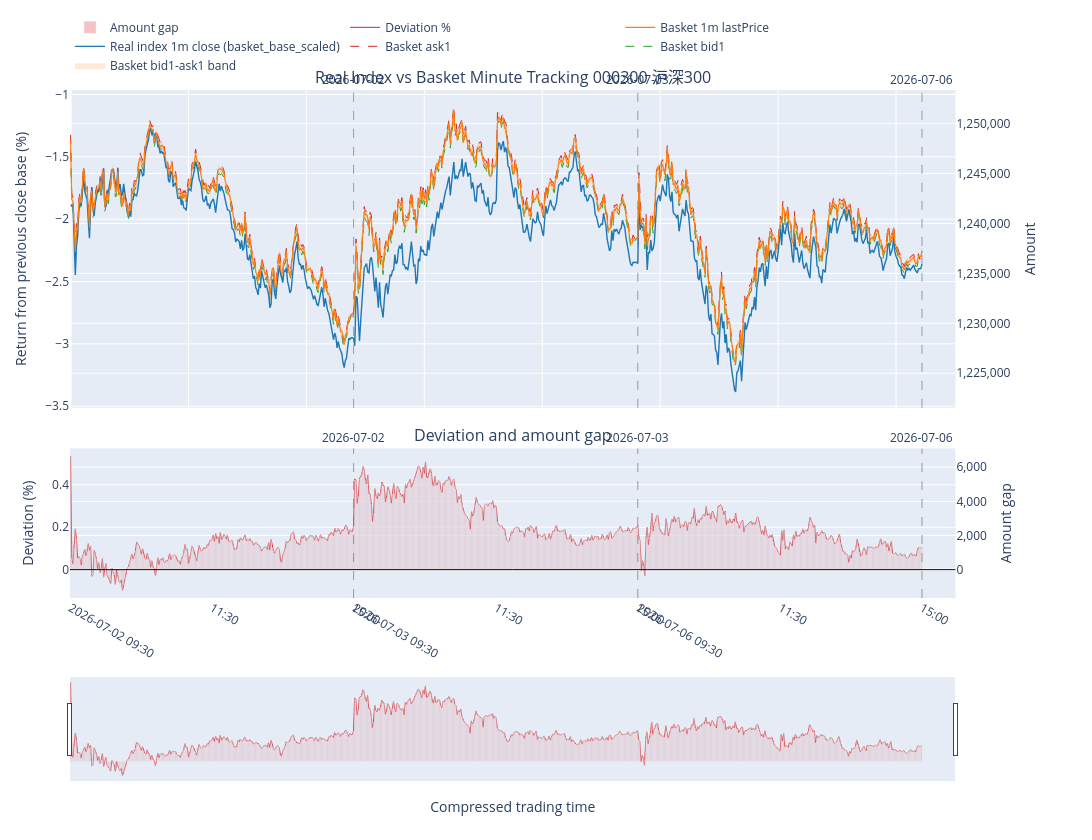

The notebook cell this image was saved under:
### Code cell
print("Baseline date:", baseline_date_dash)
print("Using ETF:", using_etf)
print("Weight source:", weight_source)
print("Close weight data date:", closeweight_data_date)
print("Fitting dates:", fitting_date_ls)
print("Rule file:", rule_file_path)
print("Apply corporate actions:", apply_corporate_actions_to_basket)
print("Real index price caliber:", real_index_price_caliber)
print("Real index amount mode:", real_index_amount_mode)
print("[Daily Tracking Stats]")
display(df_daily_tracking_stats[[
    "fitting_date",
    "diff_mean_pct",
    "diff_std_pct",
    "diff_max_positive_pct",
    "diff_max_negative_pct",
    "diff_pct95_pct",
    "n_minutes",
    "daily_dividend_cash",
    "cumulative_dividend_cash",
    "corporate_action_enabled",
    "real_index_base_price",
    "real_index_price_caliber",
    "real_index_amount_mode",
]])
print("[Quantity Adjustments]")
display(df_quantity_adjustments.head(20))
print("[Dividend Records]")
display(df_dividend_records.head(20))
display(outputs["matplotlib_fig"])
display(outputs["plotly_fig"])

### Figure 1 — Plotly figure (JSON) as saved in the notebook; plotly's stock layout.template omitted (floating-point values rounded to 4 significant figures; data arrays with more than 128 entries replaced by an {"elided": "..."} marker saying what was removed)
{"data": [{"hoverinfo": "skip", "line": {"width": 0}, "mode": "lines", "showlegend": false, "type": "scatter", "x": {"elided": "723 float values"}, "xaxis": "x", "y": {"elided": "723 float values"}, "yaxis": "y"}, {"customdata": {"elided": "723x1 str values"}, "fill": "tonexty", "fillcolor": "rgba(255,127,14,0.16)", "hovertemplate": "Time=%{customdata[0]}<extra></extra>", "line": {"width": 0}, "mode": "lines", "name": "Basket bid1-ask1 band", "type": "scatter", "x": {"elided": "723 float values"}, "xaxis": "x", "y": {"elided": "723 float values"}, "yaxis": "y"}, {"customdata": {"elided": "723x1 str values"}, "hovertemplate": "Time=%{customdata[0]}<br>Return=%{y:.4f}%<extra></extra>", "line": {"color": "#2ca02c", "dash": "dash", "width": 1}, "mode": "lines", "name": "Basket bid1", "type": "scatter", "x": {"elided": "723 float values"}, "xaxis": "x", "y": {"elided": "723 float values"}, "yaxis": "y"}, {"customdata": {"elided": "723x1 str values"}, "hovertemplate": "Time=%{customdata[0]}<br>Return=%{y:.4f}%<extra></extra>", "line": {"color": "#d62728", "dash": "dash", "width": 1}, "mode": "lines", "name": "Basket ask1", "type": "scatter", "x": {"elided": "723 float values"}, "xaxis": "x", "y": {"elided": "723 float values"}, "yaxis": "y"}, {"customdata": {"elided": "723x2 mixed values"}, "hovertemplate": "Time=%{customdata[0]}<br>Return=%{y:.4f}%<br>Amount=%{customdata[1]:,.2f}<extra></extra>", "line": {"color": "#1f77b4", "width": 1.4}, "mode": "lines", "name": "Real index 1m close (basket_base_scaled)", "type": "scatter", "x": {"elided": "723 float values"}, "xaxis": "x", "y": {"elided": "723 float values"}, "yaxis": "y"}, {"customdata": {"elided": "723x2 mixed values"}, "hovertemplate": "Time=%{customdata[0]}<br>Return=%{y:.4f}%<br>Amount=%{customdata[1]:,.2f}<extra></extra>", "line": {"color": "#ff7f0e", "width": 1.2}, "mode": "lines", "name": "Basket 1m lastPrice", "type": "scatter", "x": {"elided": "723 float values"}, "xaxis": "x", "y": {"elided": "723 float values"}, "yaxis": "y"}, {"hoverinfo": "skip", "line": {"width": 0}, "mode": "lines", "opacity": 0, "showlegend": false, "type": "scatter", "x": {"elided": "723 float values"}, "xaxis": "x", "y": {"elided": "723 float values"}, "yaxis": "y2"}, {"hoverinfo": "skip", "line": {"width": 0}, "mode": "lines", "opacity": 0, "showlegend": false, "type": "scatter", "x": {"elided": "723 float values"}, "xaxis": "x", "y": {"elided": "723 float values"}, "yaxis": "y2"}, {"customdata": {"elided": "723x2 mixed values"}, "hovertemplate": "Time=%{customdata[0]}<br>Deviation=%{y:.4f}%<br>Amount gap=%{customdata[1]:,.2f}<extra></extra>", "line": {"color": "#d62728", "width": 1}, "mode": "lines", "name": "Deviation %", "type": "scatter", "x": {"elided": "723 float values"}, "xaxis": "x2", "y": {"elided": "723 float values"}, "yaxis": "y3"}, {"customdata": {"elided": "723x1 str values"}, "hovertemplate": "Time=%{customdata[0]}<br>Amount gap=%{y:,.2f}<extra></extra>", "marker": {"color": "rgba(214,39,40,0.28)"}, "name": "Amount gap", "type": "bar", "x": {"elided": "723 float values"}, "xaxis": "x2", "y": {"elided": "723 float values"}, "yaxis": "y4"}], "layout": {"annotations": [{"font": {"size": 16}, "showarrow": false, "text": "Real Index vs Basket Minute Tracking 000300 沪深300", "x": 0.47, "xanchor": "center", "xref": "paper", "y": 1, "yanchor": "bottom", "yref": "paper"}, {"font": {"size": 16}, "showarrow": false, "text": "Deviation and amount gap", "x": 0.47, "xanchor": "center", "xref": "paper", "y": 0.2944, "yanchor": "bottom", "yref": "paper"}, {"showarrow": false, "text": "2026-07-02", "x": 240, "xanchor": "center", "xref": "x", "y": 1, "yanchor": "bottom", "yref": "y domain"}, {"showarrow": false, "text": "2026-07-02", "x": 240, "xanchor": "center", "xref": "x2", "y": 1, "yanchor": "bottom", "yref": "y3 domain"}, {"showarrow": false, "text": "2026-07-03", "x": 481, "xanchor": "center", "xref": "x", "y": 1, "yanchor": "bottom", "yref": "y domain"}, {"showarrow": false, "text": "2026-07-03", "x": 481, "xanchor": "center", "xref": "x2", "y": 1, "yanchor": "bottom", "yref": "y3 domain"}, {"showarrow": false, "text": "2026-07-06", "x": 722, "xanchor": "center", "xref": "x", "y": 1, "yanchor": "bottom", "yref": "y domain"}, {"showarrow": false, "text": "2026-07-06", "x": 722, "xanchor": "center", "xref": "x2", "y": 1, "yanchor": "bottom", "yref": "y3 domain"}], "height": 840, "hovermode": "x unified", "legend": {"orientation": "h", "x": 0, "xanchor": "left", "y": 1.02, "yanchor": "bottom"}, "margin": {"b": 60, "l": 70, "r": 80, "t": 90}, "shapes": [{"line": {"color": "rgba(120,120,120,0.7)", "dash": "dash", "width": 1}, "type": "line", "x0": 240, "x1": 240, "xref": "x", "y0": 0, "y1": 1, "yref": "y domain"}, {"line": {"color": "rgba(120,120,120,0.7)", "dash": "dash", "width": 1}, "type": "line", "x0": 240, "x1": 240, "xref": "x2", "y0": 0, "y1": 1, "yref": "y3 domain"}, {"line": {"color": "rgba(120,120,120,0.7)", "dash": "dash", "width": 1}, "type": "line", "x0": 481, "x1": 481, "xref": "x", "y0": 0, "y1": 1, "yref": "y domain"}, {"line": {"color": "rgba(120,120,120,0.7)", "dash": "dash", "width": 1}, "type": "line", "x0": 481, "x1": 481, "xref": "x2", "y0": 0, "y1": 1, "yref": "y3 domain"}, {"line": {"color": "rgba(120,120,120,0.7)", "dash": "dash", "width": 1}, "type": "line", "x0": 722, "x1": 722, "xref": "x", "y0": 0, "y1": 1, "yref": "y domain"}, {"line": {"color": "rgba(120,120,120,0.7)", "dash": "dash", "width": 1}, "type": "line", "x0": 722, "x1": 722, "xref": "x2", "y0": 0, "y1": 1, "yref": "y3 domain"}, {"line": {"color": "black", "width": 1}, "type": "line", "x0": 0, "x1": 1, "xref": "x2 domain", "y0": 0, "y1": 0, "yref": "y3"}], "width": 1350, "xaxis": {"anchor": "y", "domain": [0, 0.94], "matches": "x2", "showticklabels": false}, "xaxis2": {"anchor": "y3", "domain": [0, 0.94], "rangeslider": {"visible": true}, "tickmode": "array", "ticktext": ["2026-07-02\n09:30", "11:30", "15:00", "2026-07-03\n09:30", "11:30", "15:00", "2026-07-06\n09:30", "11:30", "15:00"], "tickvals": [0, 120, 240, 241, 361, 481, 482, 602, 722], "title": {"text": "Compressed trading time"}}, "yaxis": {"anchor": "x", "domain": [0.3744, 1], "title": {"text": "Return from previous close base (%)"}}, "yaxis2": {"anchor": "x", "overlaying": "y", "side": "right", "tickformat": ",.0f", "title": {"text": "Amount"}}, "yaxis3": {"anchor": "x2", "domain": [0, 0.2944], "title": {"text": "Deviation (%)"}}, "yaxis4": {"anchor": "x2", "overlaying": "y3", "side": "right", "tickformat": ",.0f", "title": {"text": "Amount gap"}}}}
